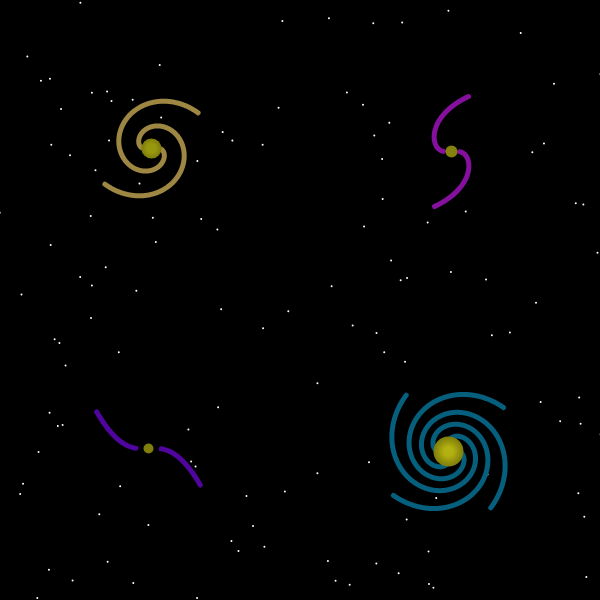
Frame 1 (no input)
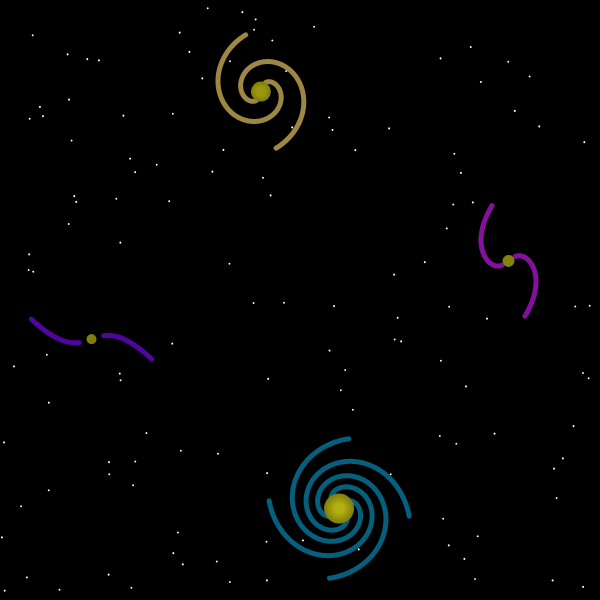
Frame 60 (no input)
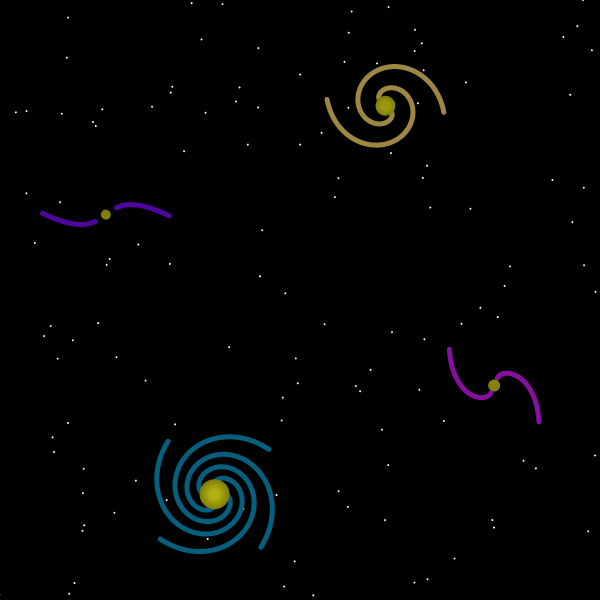
Frame 120 (the mouse pressed at the canvas centre since frame 60)

The p5.js sketch that drew these frames (run headless with seeded random() and noise() and a simulated clock; from frame 60 on, the mouse is pressed at the canvas centre):

// p5.js sketch
// ── sketch.js
let wW, wH, cW, cH;

let cnv;


let mwArm1; //milkyway arm 1
let mwArm2; //milkyway arm 2
let wp; //whirlpool
let ngc13;
let ngc47;

let space;

let rot = 0;



function preload() {

}

function setup() {
  calcCanvasSize();
  cnv = createCanvas(cW, cH);

  space = new Space(300);

  mwArm1 = new Galaxy(0.5, 0.5, 4, 30, 0.03, 0.9, 120);
  mwArm2 = new Galaxy(0.5, 0.5, 4, 20, 0.03, 0.9, 120);

  wp = new Galaxy(0.5, 0.5, 4, 20, 0.03, 0.9, 100);

  ngc13 = new Galaxy(0.3, 1, 2, 12, 0.03, 0.3, 130);

  ngc47 = new Galaxy(0.6, 3, 2, 10, 0.03, 0.1, 80);


}



function draw() {
  colorMode(HSB, 360, 100, 100);
  imageMode(CENTER);
  background(0);
  translate(cW / 2, cH / 2);
  rot = frameCount / 100;

  rotate(rot);

  push();
  translate(-cW / 2, -cH / 2);
  space.stars();
  pop();




  push();
  stroke(195, 96, 49);
  strokeWeight(5);
  noFill();
  translate(cW / 4, cH / 4);
  rotate(-5 * rot);
  push();
  mwArm1.disp();
  pop();
  rotate(1.60);
  push();
  mwArm2.disp();
  pop();
  mwArm1.center();
  pop();


  push();
  stroke(45, 58, 62);
  strokeWeight(5);
  noFill();
  translate(-cW / 4, -cH / 4);
  rotate(-3 * rot);
  push();
  wp.disp();
  pop();
  wp.center();
  pop();

  push();
  stroke(290, 90, 62);
  strokeWeight(5);
  noFill();
  translate(cW / 4, -cH / 4);
  rotate(-2 * rot);
  push();
  ngc13.disp();
  pop();
  ngc13.center();
  pop();

  push();
  stroke(269, 96, 62);
  strokeWeight(5);
  noFill();
  translate(-cW / 4, cH / 4);
  rotate(-1.5 * rot);
  push();
  ngc47.disp();
  pop();
  ngc47.center();
  pop();


}

class Galaxy {
  constructor(scale, b, n, con1, con2, con3, con4) {
    this.a = scale;
    this.b = b;
    this.n = n;
    this.c;
    this.r;

    this.con1 = con1;
    this.con2 = con2;
    this.con3 = con3;
    this.con4 = con4;
  }

  center() {
    let l = 50;
    for (let radius = this.con1; radius >= 10; radius -= 1) {
      noStroke();
      fill(59, 90, l);
      ellipse(0, 0, radius);
      l += 1;
    }
  }

  disp() {

    // let arrcount;
    // let arr1 = [];
    // let arr2 = [];
    // let v;

    let colors = [2, 50, 195, 232, 278];

    beginShape();
    for (let angle = this.con2; angle < this.con3 * TWO_PI; angle += 0.01) {
      this.c = log(this.b * tan(angle / (2 * this.n)));

      this.r = this.con4 * (this.a / this.c);

      let x = this.r * -cos(angle);
      let y = this.r * -sin(angle);

      vertex(x, y);
      // v = createVector(x, y);
      // arr1.push(v);
    }
    endShape();

    beginShape();
    for (let angle = this.con2; angle < this.con3 * TWO_PI; angle += 0.01) {
      this.c = log(this.b * tan(angle / (2 * this.n)));

      this.r = this.con4 * (this.a / this.c);

      let x = this.r * cos(angle);
      let y = this.r * -sin(-angle);

      // arrcount = floor((angle * 100) - 3);

      vertex(x, y);
      // v = createVector(x, y);
      // arr2.push(v);
    }
    endShape();

    // Formula for putting stars around arms
    // cancelled (performance-wise)

    // for (let i = 0; i < arrcount; i++) {
    //   strokeWeight(1);
    //   stroke(random(colors), 78, 80);
    //   fill(random(colors), 78, 80);
    //   ellipse(arr1[i].x + random(-20, 20), arr1[i].y + random(-20, 20), random(0, 0.4));
    //   ellipse(arr2[i].x + random(-20, 20), arr2[i].y + random(-20, 20), random(0, 0.4));
    // }

  }

}

class Space {
  constructor(count) {
    this.xp = width / 2;
    this.yp = height / 2;

    this.count = count;
  }

  stars() {
    noStroke();
    randomSeed(4);
    for (let i = 0; i < this.count; i++) {
      this.xp = random(-150, cW + 150);
      this.yp = random(-150, cH + 150);
      fill(1, 0, 100);
      ellipse(this.xp, this.yp, 2);
    }
  }

}


//template
function calcCanvasSize() {
  wW = windowWidth;
  wH = windowHeight;

  if (wW < wH) {
    wH = wW
  } else {
    wW = wH
  }

  cW = wW - 300;

  if (wW <= 700) {
    cW = 400;
  } else if (wW >= 900) {
    cW = 600;
  }
  cH = cW;
}

function windowResized() {
  calcCanvasSize();
  resizeCanvas(cW, cH);

}


/*
Website
http://nexusbug.com/

github Repo
https://github.com/nexusbug/Code_365
*/
